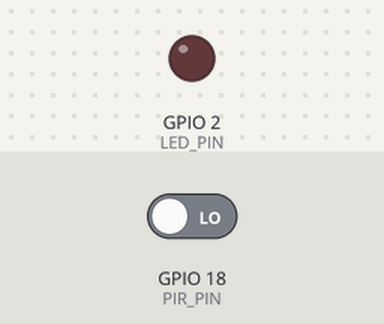
Recording of a sketch running on a simulated ESP32. Parts: output pins drawn as LEDs (lit = HIGH). The test bench sets the inputs (shaded band); at power-on: GPIO 18 (PIR_PIN) LOW. WiFi joins after 1.5 s; servers stay silent unless stated; what the sketch prints to the serial monitor is not drawn.

Above: at 3.2 s.
3.3 s: GPIO 18 (PIR_PIN) driven HIGH
At 4.3 s:
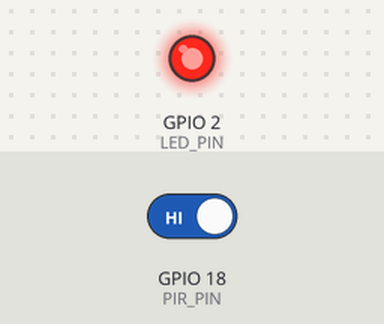
Timing chart, 0 to 6.3 s (numbered marks = the images above; inputs shaded):
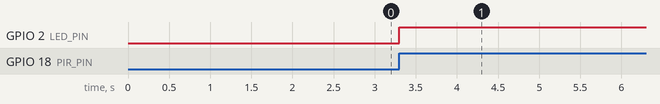

The sketch:

sketch.ino
```cpp
#include <WiFi.h>
#include <WiFiClientSecure.h>
#include <base64.h>

#define PIR_PIN 18
#define LED_PIN 2

const char* WIFI_SSID = "Wokwi-GUEST";
const char* WIFI_PASSWORD = "";

const char* SMTP_SERVER = "smtp.gmail.com";
const uint16_t SMTP_PORT = 465;

const char* SMTP_EMAIL = "<sender's mail>";
const char* SMTP_PASSWORD = "YourEmailPassword";

const char* EMAIL_RECIPIENT = "<reciever's mail>";


void connectToWiFi() {
  Serial.println("Connecting to WiFi...");
  WiFi.begin(WIFI_SSID, WIFI_PASSWORD);
  int attempts = 0;
  while (WiFi.status() != WL_CONNECTED && attempts < 10) {
    delay(1000);
    Serial.println("Connecting...");
    attempts++;
  }
  if (WiFi.status() == WL_CONNECTED) {
    Serial.println("Connected to WiFi");
  } else {
    Serial.println("Failed to connect to WiFi");
  }
}


void sendEmailAlert() {
  WiFiClientSecure client;
  if (!client.connect(SMTP_SERVER, SMTP_PORT)) {
    Serial.println("Connection failed!");
    return;
  }

  if (!client.verify(SMTP_SERVER, String(SMTP_SERVER).c_str())) {
    Serial.println("Server verification failed!");
    return;
  }


  String login = base64::encode(String(SMTP_EMAIL) + String('\0') + SMTP_EMAIL);
  String password = base64::encode(SMTP_PASSWORD);


  client.println("EHLO " + String(SMTP_SERVER));
  delay(100);


  client.println("AUTH LOGIN");
  delay(100);


  client.println(login);
  delay(100);


  client.println(password);
  delay(100);


  if (!waitForResponse(client)) {
    Serial.println("Login failed!");
    return;
  }


  client.println("MAIL FROM:<" + String(SMTP_EMAIL) + ">");
  delay(100);


  client.println("RCPT TO:<" + String(EMAIL_RECIPIENT) + ">");
  delay(100);


  client.println("DATA");
  delay(100);


  client.println("From: <" + String(SMTP_EMAIL) + ">");
  client.println("To: <" + String(EMAIL_RECIPIENT) + ">");
  client.println("Subject: Intrusion Alert!");
  client.println();
  client.println("Motion detected at your premises. Please take necessary action.");
  client.println("chor ghus gya BKL!!!!!!");
  client.println(".");
  delay(100);


  client.println("QUIT");
  delay(100);

  client.stop();
  Serial.println("Email sent successfully!");
}


void setup() {
  Serial.begin(115200);
  pinMode(PIR_PIN, INPUT);
  pinMode(LED_PIN, OUTPUT);

  connectToWiFi();
}


void loop() {
  int pirState = digitalRead(PIR_PIN);
  if (pirState == HIGH) {
    digitalWrite(LED_PIN, HIGH);
    sendEmailAlert();
    delay(5000);
    digitalWrite(LED_PIN, LOW);
  }
}


bool waitForResponse(WiFiClientSecure &client) {
  uint32_t timeout = millis() + 5000;
  while (!client.available() && millis() < timeout) {
    delay(100);
  }
  if (!client.available()) {
    Serial.println("No response from server!");
    return false;
  }
  return true;
}
```

Measured:
- after the input at 3.3 s, GPIO 2 (LED_PIN): LOW → HIGH at once
